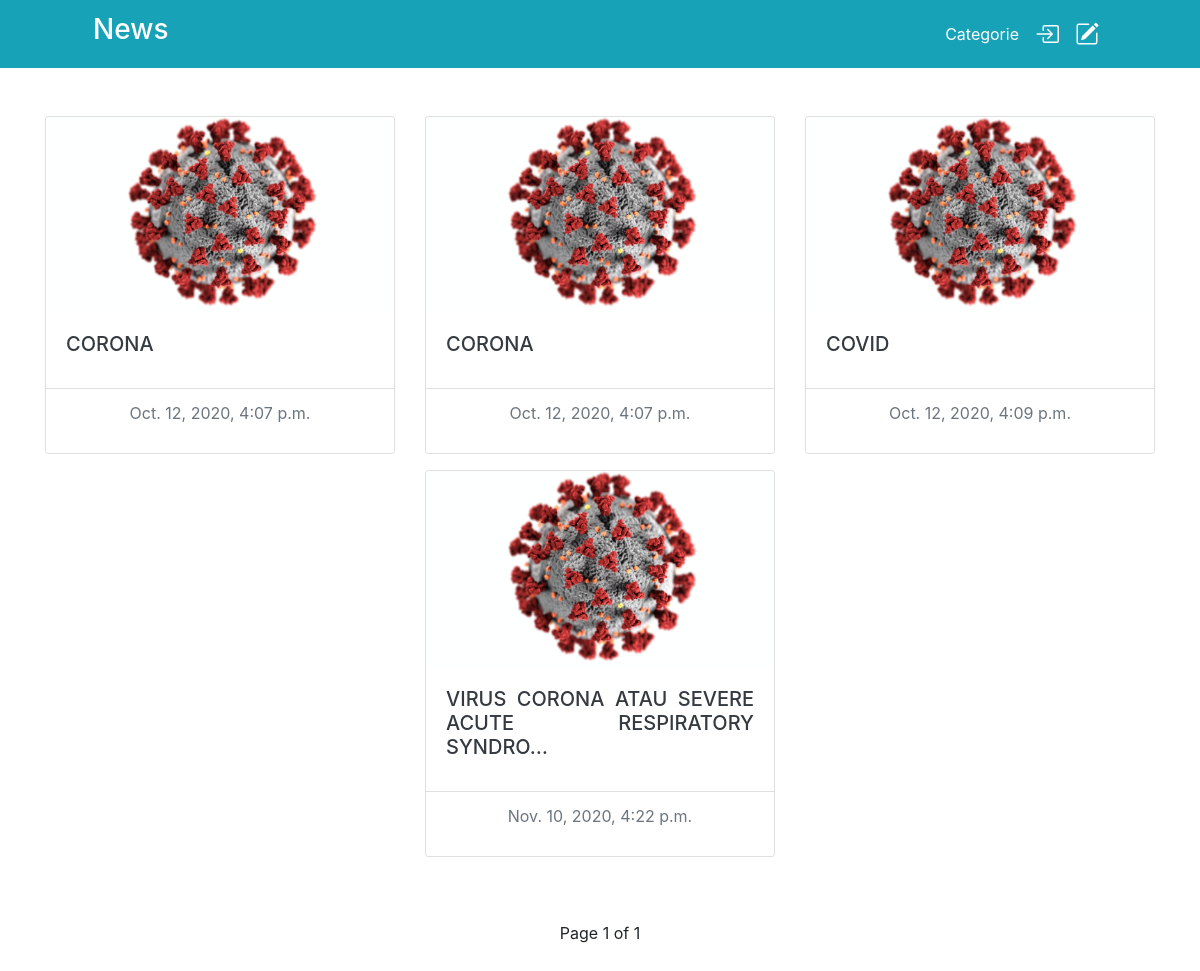
Page /post-by-category/1/ on the committed database.
### home/models.py (models this page shows, shortened)
class Blog(models.Model):
    title = models.CharField(max_length=100)
    date_add = models.DateTimeField(auto_now_add=True)
    image = models.ImageField(upload_to='static/img/blog/%Y/%m/%d/', height_field=None, width_field=None, max_length=None)
    reporter = models.ForeignKey(AUTH_USER_MODEL, on_delete=models.CASCADE)
    content = models.TextField()
    categorie = models.ForeignKey(Category, on_delete=models.CASCADE)
    status = models.BooleanField(default=True)
    viewer = models.IntegerField(default=0)
    class Meta:
        verbose_name = "Blog"
        verbose_name_plural = "Blogs"

### home/views.py (the view)
# urls.py: path('post-by-category/<int:id>/', views.post_filter, name='post-filter'),
def post_filter(request, id):
    try:
        getCategory = Category.objects.get(pk=id)
    except(KeyError, Category.DoesNotExist):
        redirect('home:404')
    getData = Blog.objects.filter(status=True, categorie=getCategory).order_by('date_add')
    postCount = len(getData)
    paginator = Paginator(getData, 20)
    pageNum = request.GET.get('page')
    dataresult = paginator.get_page(pageNum)
    return render(request, 'home/post-list-filter.html', {
        'category_name': getCategory,
        'data': dataresult,
        'post': postCount,
    })

### templates/home/post-list-filter.html (shortened to what this page needs)
{% extends 'base.html' %}
{% load static %}
{% block content %}
<div class="container my-5">
    <div class="row justify-content-around">
        {% for i in data %}
        <div class="col-sm-4">
            <div class="card mb-3 mx-auto">
                <a href="../../post/{{i.id}}/">
                    <img src="../../{{i.image}}" alt="{{i.title}}" class="card-img-top">
                    <div class="card-body">
                        <h5 class="card-title text-uppercase text-dark text-break text-justify">
                            {{ i.title|truncatechars:50 }}
                        </h5>
                    </div>
                </a>
                <div class="card-footer text-center bg-white">
                    <p class="text-muted">{{i.date_add}}</p>
                </div>
            </div>
        </div>
        {% endfor %}
    </div>
</div>
<div class="container my-3">
    <div class="row">
        <div class="col text-center">
            <span>Page {{data.number}} of {{data.paginator.num_pages}}</span>
        </div>
    </div>
</div>
{% endblock content %}

### rows in the picture
Blog: image (picture), title "CORONA", date_add "Oct. 12, 2020, 4:07 p.m."
Blog: image (picture), title "CORONA", date_add "Oct. 12, 2020, 4:07 p.m."
Blog: image (picture), title "COVID", date_add "Oct. 12, 2020, 4:09 p.m."
Blog: image (picture), title "VIRUS CORONA ATAU SEVERE ACUTE RESPIRATORY SYNDRO…", date_add "Nov. 10, 2020, 4:22 p.m."

### other values in the picture
{{ data.number }} "1"
{{ data.paginator.num_pages }} "1"
